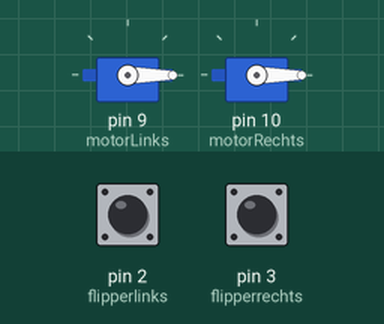
Simulated run of this sketch. Board: Arduino Uno, built with avr-gcc and run on an emulated ATmega328P. Parts: 2 × servo. The inputs (shaded band) are chosen by the test bench; at power-on: pin 2 (flipperlinks) HIGH, pin 3 (flipperrechts) HIGH.

Above: at 1.2 s.
1.3 s: pin 2 (flipperlinks) pulled LOW for 0.15 s
At 1.37 s:
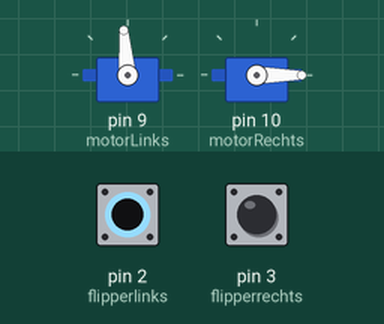
2.9 s: pin 3 (flipperrechts) pulled LOW for 0.15 s
At 2.97 s:
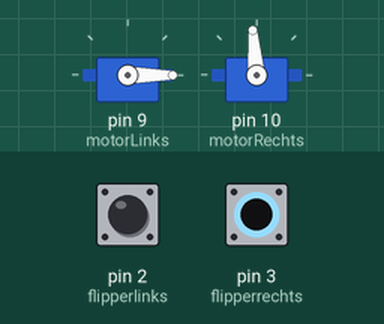
4.5 s: pin 3 (flipperrechts) pulled LOW for 3.2 s
At 8.9 s:
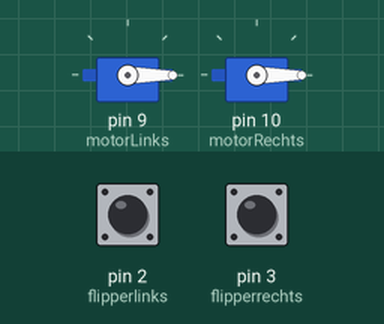
9.2 s: pin 2 (flipperlinks) pulled LOW for 3.2 s
At 10.2 s:
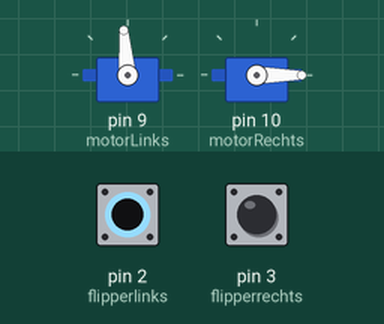
13.9 s: pin 2 (flipperlinks) driven LOW and pin 3 (flipperrechts) driven LOW
At 15.0 s:
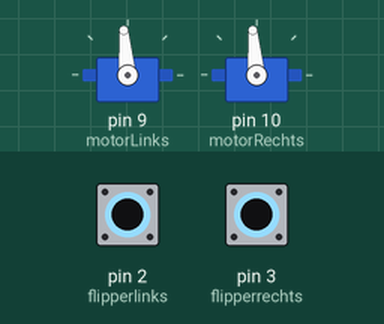
Timing chart, 0 to 16.4 s (numbered marks = the images above; inputs shaded):
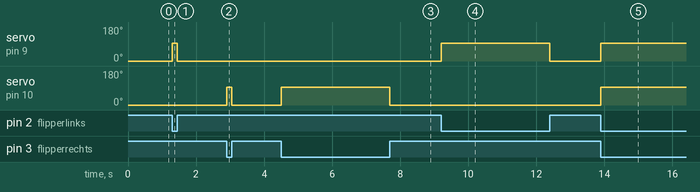

Measured:
- after the input at 1.3 s, servo on pin 9 (motorLinks): 0° → 95° at once, → 0° 0.15 s later
- after the input at 2.9 s, servo on pin 10 (motorRechts): 0° → 95° at once, → 0° 0.15 s later
- after the input at 4.5 s, servo on pin 10 (motorRechts): 0° → 95° at once, → 0° 3.2 s later
- after the input at 9.2 s, servo on pin 9 (motorLinks): 0° → 95° at once, → 0° 3.2 s later
- after the input at 13.9 s, servo on pin 9 (motorLinks), servo on pin 10 (motorRechts): 0° → 95° at once

The sketch:

ElbertBaan_Flipperkast.ino
```cpp
#include <Servo.h>

Servo motorLinks;      // servo voor linker flipper
Servo motorRechts;     // servo voor rechter flipper

int flipperlinks = 2;      // knop links
int flipperrechts = 3;     // knop rechts

void setup() {
  pinMode(flipperlinks, INPUT_PULLUP);
  pinMode(flipperrechts, INPUT_PULLUP);

  motorLinks.attach(9);     // servo links op pin 9
  motorRechts.attach(10);   // servo rechts op pin 10

  Serial.begin(9600);
}

void loop() {
  int statusLinks = digitalRead(flipperlinks);
  int statusRechts = digitalRead(flipperrechts);

  // Linker flipper
  if (statusLinks == LOW) {
    motorLinks.write(95);     // ingedrukt → omhoog
  } else {
    motorLinks.write(0);      // niet ingedrukt → omlaag
  }

  // Rechter flipper
  if (statusRechts == LOW) {
    motorRechts.write(95);
  } else {
    motorRechts.write(0);
  }
}
```
